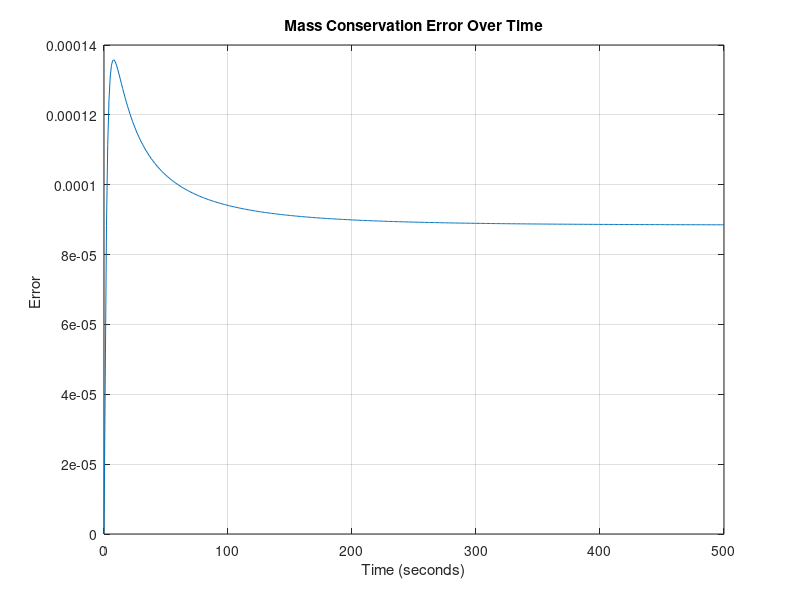
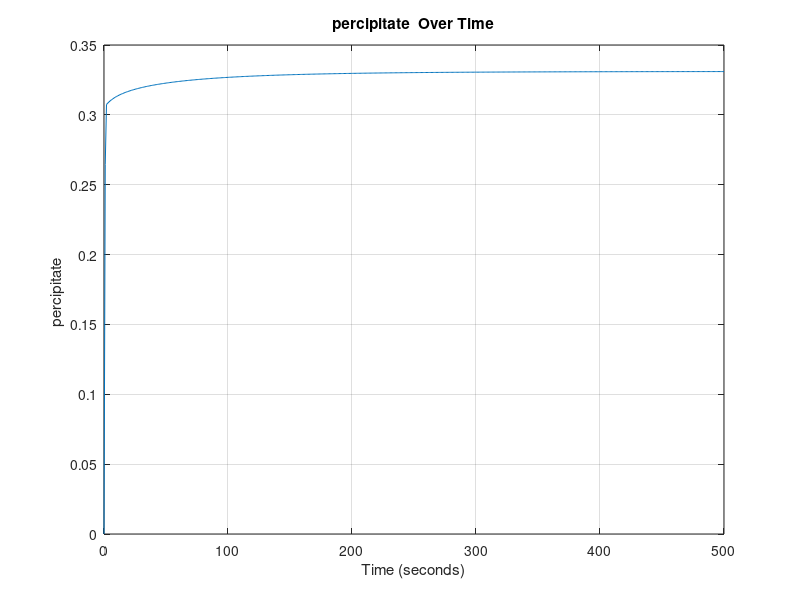
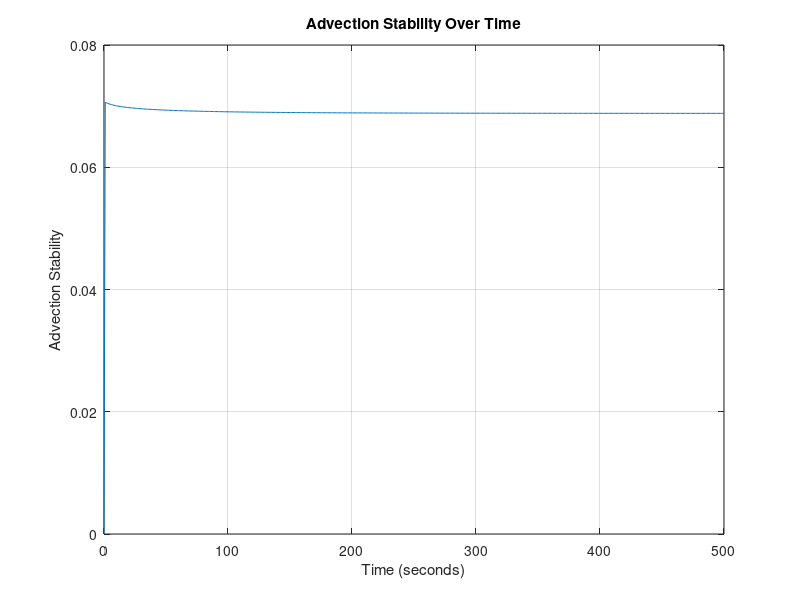
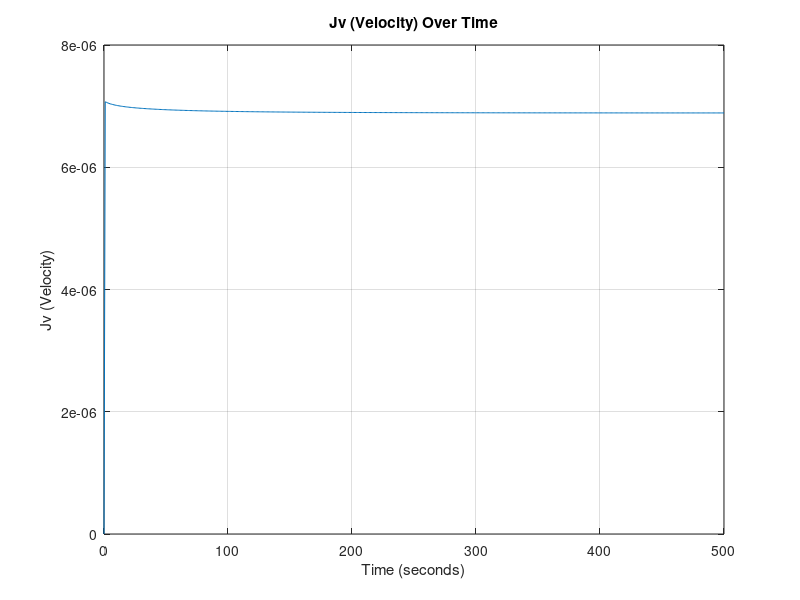

Here is the MATLAB script that generated these plots, in order:
%__Gruppe 3-Simulering-3.Sem__
clear
close all
clc
%% Inital Parameters
domain_length = 0.1;   % Domain length (meters)
domain_steps = 1000;    % Number of spatial domain_steps points
dx = domain_length / (domain_steps - 1); % Position discretization

time_length = 500;      % Time length (seconds)
time_steps = 500;       % Number of time steps
dt = time_length / time_steps; % Temporal discretization

% DEFINED VARIABLES
D = 1.464*10^-9; % Diffusivity coefficient H2PO4- in water [m^2 s^-1]
feed_conc = 0.1; % Constant solute concentration at the first cell 0.1 molar [H2PO4-]
TMP = 15; %TMP: Transmembrane Pressure [bar]

area = 0.001; % Area of the membrane surface [m^2]
kw = 5.7311*10^(-7); % Initial water permeability m^3 m^-2 bar^-1 s^-1 
my = 0.8903*10^-9; % Water viscosity [Bar∙s]
Rm = 1/(my*kw); % Rejection of water at the membrane (σ) [m^-1]
InitP = 0.263253+0.0011; % Initial percipitation
alpha = 95000000000; % Specific resistance of fouling [m mol m^3]
PC = 0.5; %Percipitate Advection Coefficient

sig_m = 0.1; % Rejection of ions 

% PHYSICAL CONSTANTS
R= 8.31415*10^-2; % Gasconstant [L^3 Bar mol^-1 K^-1]
T= 273.15+25; %Temperature [K]
 
% Anonymous functions
%Lv = @(time) kw*exp(-kb*time); %Water permeability dependent on Fouling

Mp = @(conc) 0.0011*exp(36.328*conc) + 0.263253; % concentration of udfæld in respect to phosphate increase.
Rf = @(conc) alpha*(Mp(conc)/area); % Rate of fouling
Lv = @(conc) 1/(my*(Rm+Rf(conc))); % Water permeability dependent on fouling


% Create a grid for space and time
x = linspace(0, domain_length, domain_steps);
t = linspace(0, time_length, time_steps);

% Initialize the concentration array AND Initial condition (1D)
C = zeros(domain_steps, time_steps)+0.1; % 0.1 molar [H2PO4] at pH 2.9


%Diffusive Stability
DS = D*dt/dx^2;
fprintf('\n Diffusivity Stability = %f', DS);
if DS>0.5 
   fprintf(2,'\n ERROR: Stabilitetsfejl');
else
    fprintf('\n Stable Diffusion Model !!');
end


%% Time-stepping loop
for j = 2:time_steps
    for i = 1:domain_steps
        LastC = C(domain_steps, j-1);

        C(1, :) = feed_conc; % Set the leftmost boundary to 0.1

        if j == 2
            Ptot = InitP; % The rate of percipitation WI
        else
            Ptot = Mp(LastC) + (Mp(LastC) - InitP)*Jv*(dt/dx)*PC;
        end

        Jv = (Lv(LastC)*(TMP-(1*R*T*(LastC))));  % Volume flux = Jv ,  in terms of osmotic pressure (TMP, R, T, delta_C) and Lv. [m/s]

        % Calculate the second derivative in x direction
        if i == 1 %_Left Cell__
            d2Cdx2 = 0;
            dCdt_advection = 0;

        elseif i == domain_steps %__Membrane Cell___
            % No right neighbor at the last cell and MEMBRANE
            d2Cdx2 = (D * (C(domain_steps - 1, j-1) - C(domain_steps, j-1)) / dx^2) + C(i,j-1)*(sig_m)*Jv/(dx);
        else    %__Normal Cells__
            % Calculate the second derivative normally
            d2Cdx2 = D * (C(i + 1, j-1) - 2 * C(i, j-1) + C(i - 1, j-1)) / dx^2;
            % Apply advection term
            dCdt_advection = -Jv * (C(i, j-1) - C(i-1, j-1)) / dx;
        end
        % Apply the diffusion-advection-(electromigration) equation
        C(i, j) = C(i, j-1) + dt * (d2Cdx2 + dCdt_advection);
        Jv_values(j) = Jv; % Plot values
        P_values(j) = Ptot;
        AS(j) = Jv * dt/dx; % Stability plot values
    end
end
%% CONSERVATION ERROR

Systemdiff = [0, diff(sum(C,1))]; % Diffrence in systemsums

inflow = Jv_values*feed_conc*(dt/dx); % Inflow array
outflow = C(domain_steps, :).* Jv_values*(1-sig_m)*(dt/dx); % Outflow array 

ERROR = Systemdiff - inflow + outflow; % The mass conservation error



%% 2D Plots

% Plot Mass Conservation Error values over time

figure;
plot(t, ERROR);
xlabel('Time (seconds)');
ylabel('Error ');
title('Mass Conservation Error Over Time');
grid on;


% Plot Percipitate (DS) values over time

figure;
plot(t, P_values);
xlabel('Time (seconds)');
ylabel('percipitate ');
title('percipitate  Over Time');
grid on;

% Plot Advection Stability (DS) values over time

figure;
plot(t, AS);
xlabel('Time (seconds)');
ylabel('Advection Stability');
title('Advection Stability Over Time');
grid on;

% Plot Jv values over time
figure;
plot(t, Jv_values);
xlabel('Time (seconds)');
ylabel('Jv (Velocity)');
title('Jv (Velocity) Over Time');
grid on;


% Define fractions of time steps you want to visualize
time_fraction = [0.001, 0.01, 0.1, 0.2, 0.3, 0.4, 0.5, 0.6, 0.7, 0.8, 0.9];  % For example, 0.1 corresponds to 10% of time steps

% Calculate the corresponding time indices
time_instances = round(time_fraction * time_steps);

% Create a figure for the first plot
figure;
hold on;

% Plot concentration at specific time instances
for i = 1:length(time_instances)
    time_index = time_instances(i);
    plot(x, C(:, time_index));
end

xlabel('Position (meters)');
ylabel('Concentration');
title('Concentration Over Time at Different Instances');

% Add a legend for clarity
legend(arrayfun(@(f) ['t=', num2str(f)], time_fraction, 'UniformOutput', false));

grid on;
hold off;


%% 3D Plot

% Create a 3D surface plot to visualize concentration over time and position
[T, X] = meshgrid(t, x);
figure;
h = surf(X, T, C); % Transpose removed here
xlabel('Position (meters)');
ylabel('Tid (sekunder)');
zlabel('Koncentration');
title('Koncentration Over Tid og Position');

% Set axis limits to start at the origin
xlim([0, domain_length]);
ylim([0, time_length]);
zlim([0, max(C(:))]); % Assuming max(C(:)) is the maximum concentration in your data

set(h,'LineStyle','none')
%colormap(jet)




